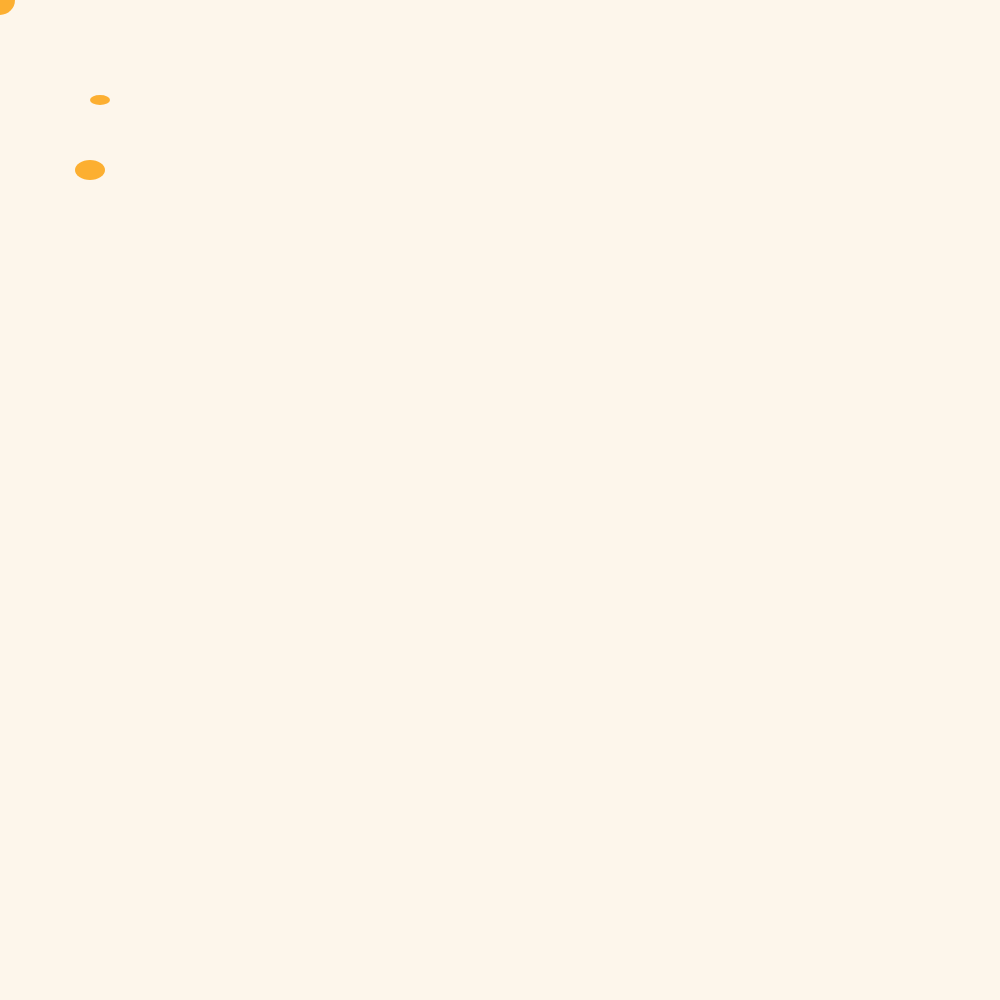
Frame 1 (no input)
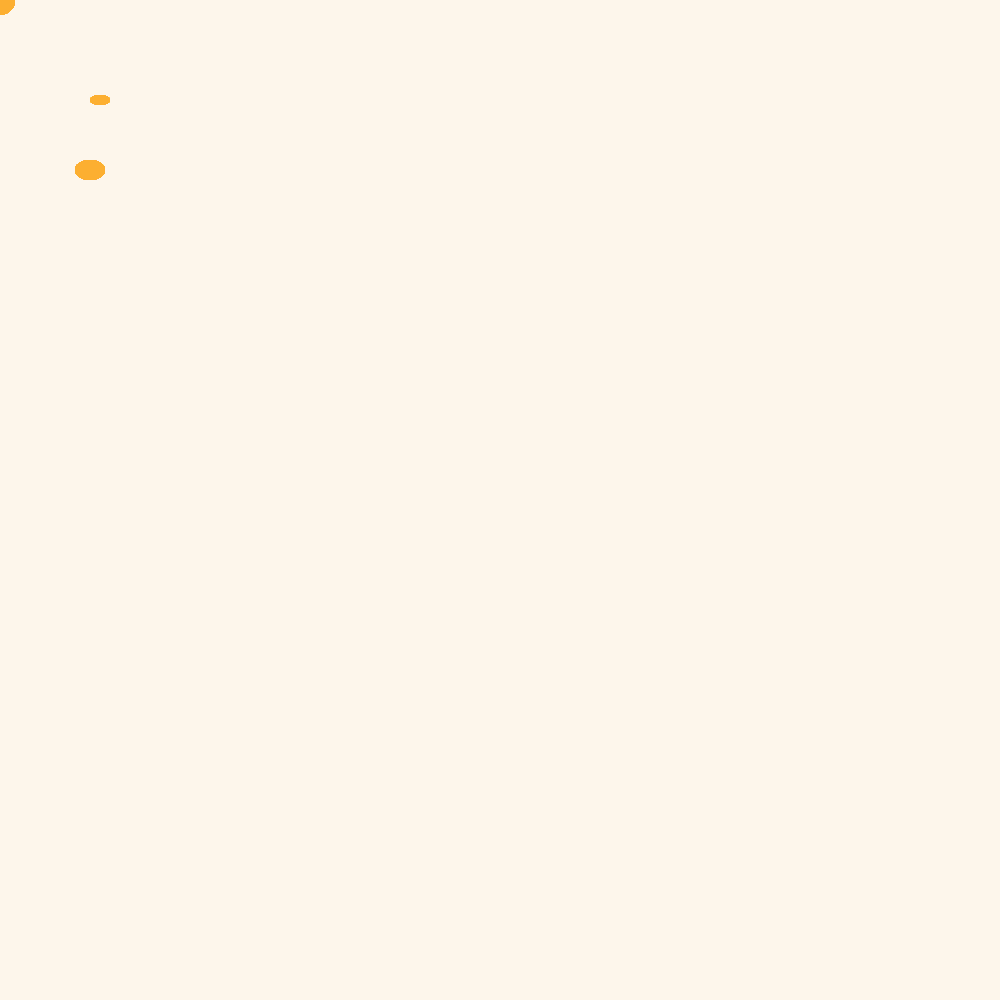
Frame 60 (no input)
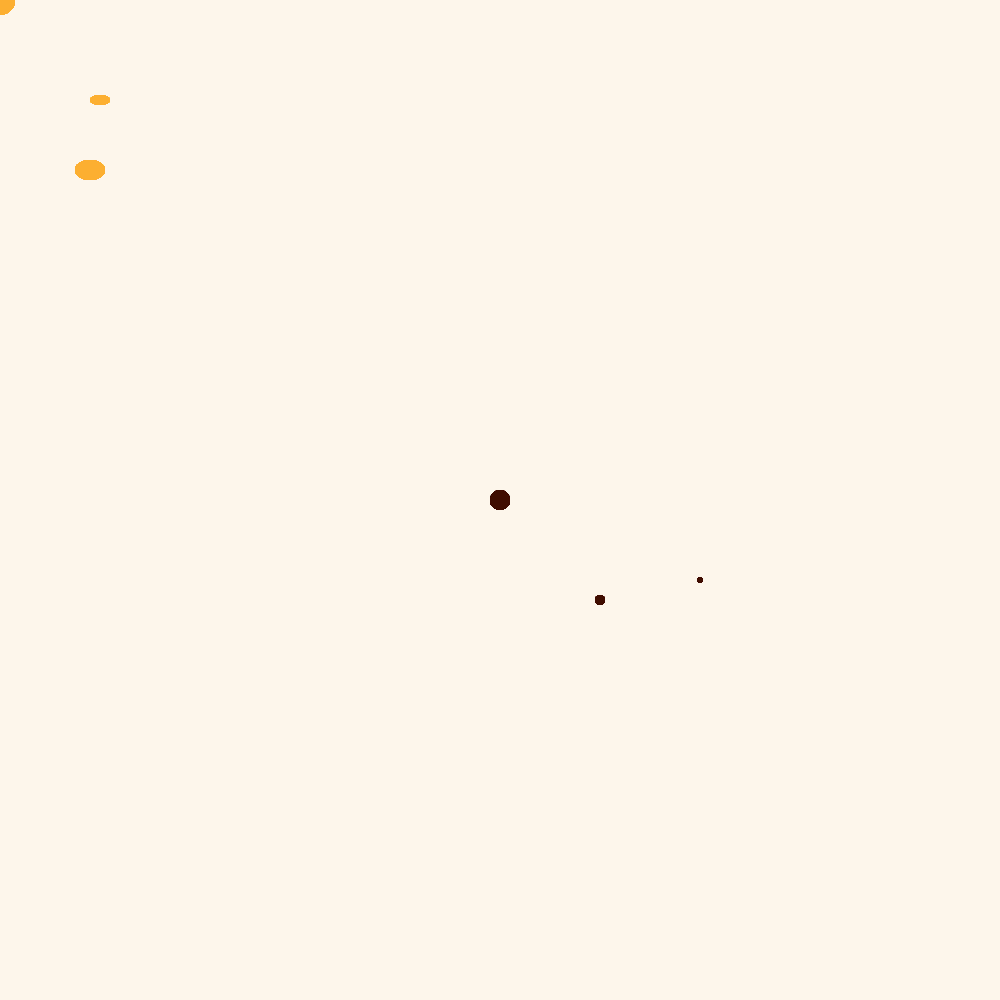
Frame 120 (the mouse pressed at the canvas centre since frame 60)

The p5.js sketch that drew these frames (run headless with seeded random() and noise() and a simulated clock; from frame 60 on, the mouse is pressed at the canvas centre):

// p5.js sketch
// ── sketch.js
var state = 1
function setup(){
    createCanvas(1000, 1000);
    background("#FDF6EB");
}

function draw(){
   fill(0);
   noStroke();
   ellipse(mouseX,mouseY,10,10);
    
  if(state == 1){  
  fill("#FCAF31");
  ellipse(mouseX,mouseY,30,30);
  ellipse(mouseX+100,mouseY+100,20,10);
  ellipse(mouseX+90,mouseY+170,30,20);} 
  else if(state == 2){
  fill("#400D00");
  ellipse(mouseX,mouseY,20,20);
  ellipse(mouseX+100,mouseY+100,10,10);
  ellipse(mouseX+200,mouseY+80,5,5);} 
  else if(state == 3){
  fill("#FFC055");
  ellipse(mouseX,mouseY,40,40);
  ellipse(mouseX+100,mouseY+200,2,2);
  ellipse(mouseX+200,mouseY+80,40,20);}
    else if(state == 4){
  fill(255);
  ellipse(mouseX,mouseY,30,30);
  ellipse(mouseX+300,mouseY+300,5,5);
  ellipse(mouseX+100,mouseY+100,5,5);}
    else if(state == 5){
 fill("#43AEBA");
  ellipse(mouseX,mouseY,50,50);
  ellipse(mouseX+130,mouseY+400,10,10);
  ellipse(mouseX+140,mouseY+40,5,5);}
    else if(state == 6){
  fill("#A74126");
  ellipse(mouseX,mouseY,50,50);
  ellipse(mouseX+50,mouseY+50,5,5);
  ellipse(mouseX+100,mouseY+100,5,5);
 ellipse(mouseX+300,mouseY+300,5,5);
  ellipse(mouseX+100,mouseY+100,5,5);}
    else if(state == 7){
 fill("#5B1611");
 ellipse(mouseX,mouseY,60,60);
  ellipse(mouseX+300,mouseY+300,5,5);
  ellipse(mouseX+100,mouseY+100,5,5);} 
    
}
 
function mousePressed() {
if(state < 7){
    state = state +1;
    }else{
    state = 1;            
    }
    }
